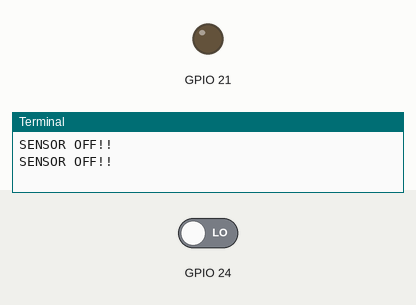
This program was run on a simulated Raspberry Pi (BCM pin numbers). Parts: output pins drawn as LEDs (lit = HIGH), the last lines printed to the terminal. Inputs (shaded band) come from the test bench; at power-on: GPIO 24 LOW.

Above: at 1.2 s.
1.3 s: GPIO 24 driven HIGH
At 2.6 s:
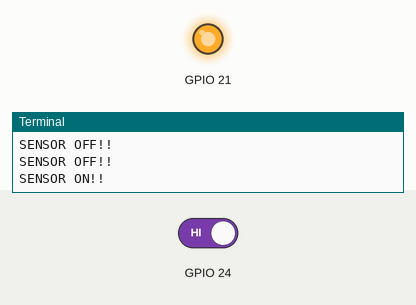
3.5 s: GPIO 24 driven LOW
At 5.4 s:
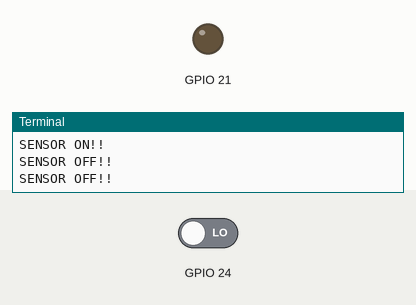
Timing chart, 0 to 6.9 s (numbered marks = the images above; inputs shaded):
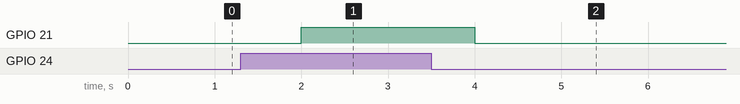

The program:

led_pir.py
```python
#센서 인식되면 led 파란불이 켜지면서 콘솔에 출력하는 실습.
import RPi.GPIO as GPIO
import time
GPIO.setmode(GPIO.BCM)
GPIO.setup(21,GPIO.OUT)   #LED 1 blue 연결
GPIO.setup(24,GPIO.IN)    #PIR 연결

try:
  while True:
    if GPIO.input(24) == True:
      GPIO.output(21,True)
      print("SENSOR ON!!")

    if GPIO.input(24) == False:
      GPIO.output(21,False)
      print("SENSOR OFF!!")

    time.sleep(1)
except KeyboardInterrupt:
  GPIO.cleanup()
finally:
  GPIO.cleanup()
```

Measured:
- after the input at 1.3 s, GPIO 21: LOW → HIGH after 0.70 s
- after the input at 3.5 s, GPIO 21: HIGH → LOW after 0.50 s
